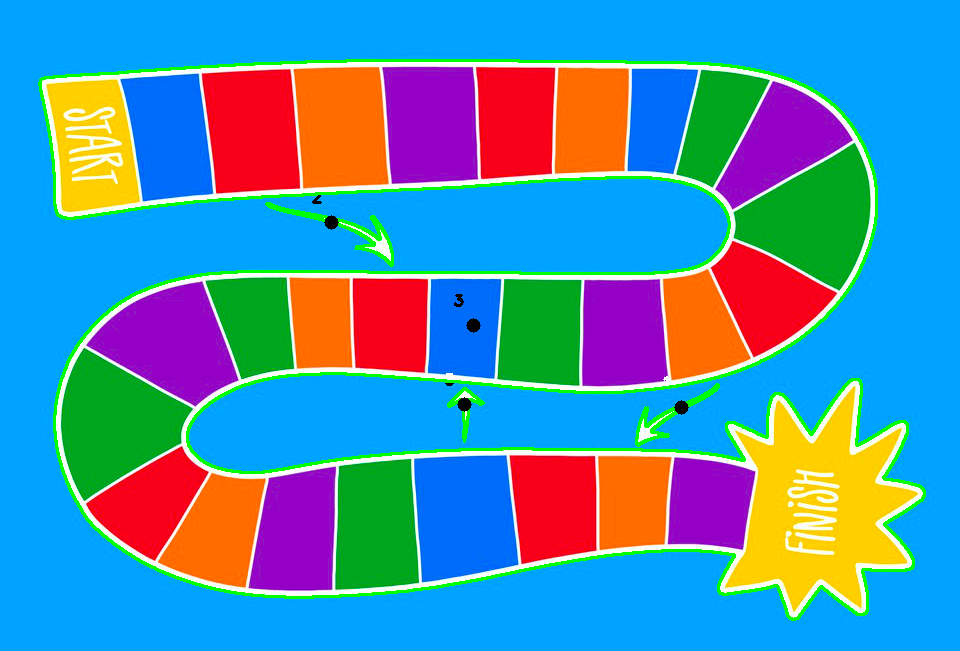
#> input picture input.png, 960 x 651 px
$ python countShapes.py
#> lines starting #> are read from the running program, lines starting #| are printed output that depends on the picture; after the words box and inside, x2 and y2 are one past the last pixel; in counts of white or black regions, pixels touching at a corner belong together
import cv2
import numpy as np

# load image
img = cv2.imread("input.png");
#> img is the input picture: shape (651, 960, 3); mean B, G, R 174, 141.1, 77.2

# mask
gray = cv2.cvtColor(img, cv2.COLOR_BGR2GRAY);
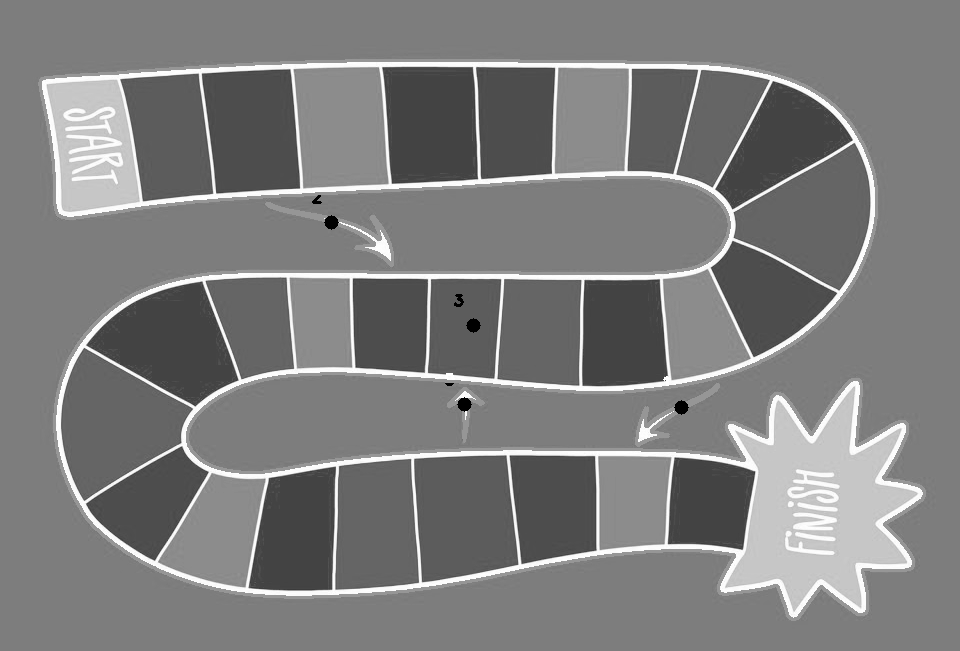
#> gray: shape (651, 960); min 0, max 255, mean 125.8
mask = cv2.inRange(gray, 240, 255);
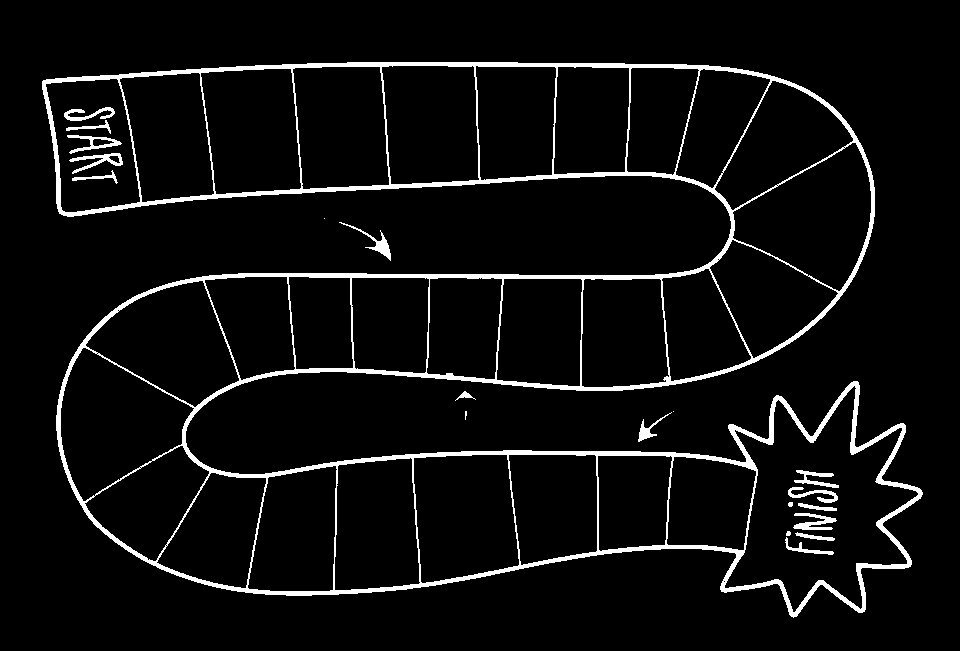
#> mask: shape (651, 960); 5.5% white; 20 white regions (3 under 20 px), largest, box (x1, y1, x2, y2) and area: (42, 62, 923, 618) 31173, (793, 513, 837, 530) 376, (69, 153, 123, 174) 358

# dilate and invert
kernel = np.ones((3,3), np.uint8);
mask = cv2.dilate(mask, kernel, iterations = 1);
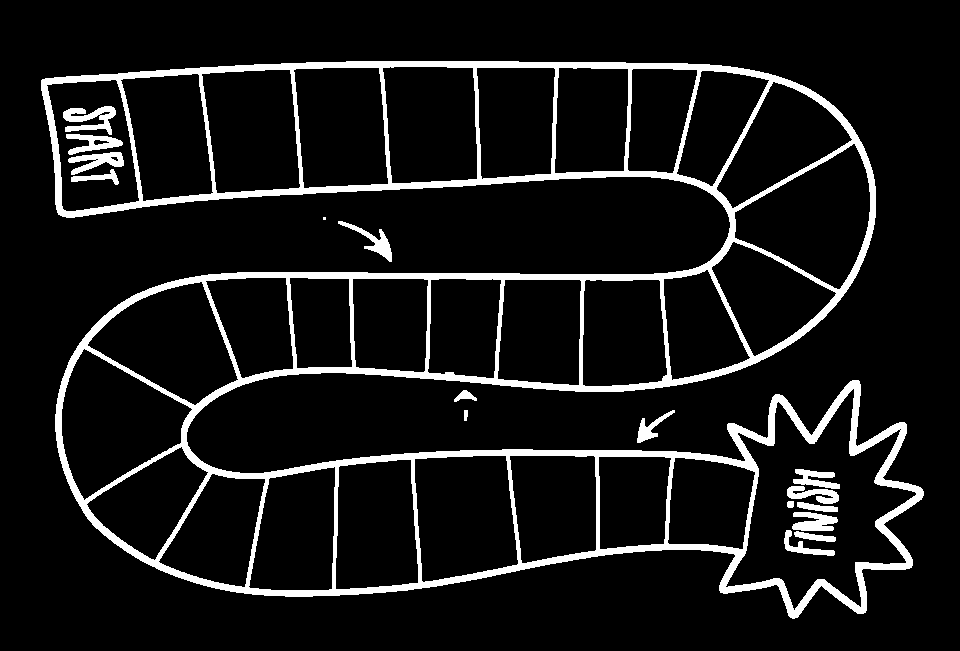
#> mask: shape (651, 960); 9.2% white; 17 white regions (1 under 20 px), largest, box (x1, y1, x2, y2) and area: (41, 61, 924, 619) 51228, (63, 106, 116, 135) 801, (68, 152, 124, 175) 621
mask = cv2.bitwise_not(mask);
#> mask: shape (651, 960); 90.8% white; 17 black regions (1 under 20 px)

# contours
contours, hierarchy = cv2.findContours(mask, cv2.RETR_TREE, cv2.CHAIN_APPROX_SIMPLE);
#> contours = 50 contours, 2 with area under 20; largest, box (x1, y1, x2, y2) and area: (0, 0, 960, 651) 623350, (40, 60, 925, 620) 309602, (726, 389, 916, 610) 20974, (62, 349, 192, 500) 11278, (735, 144, 870, 289) 11262

# remove very large and very small contours
filtered = [];
low = 1000;
high = 100000;
for con in contours:
    area = cv2.contourArea(con);
    if low < area and area < high:
        filtered.append(con);
#> this loop made 50 passes
#> area on passes 2, 3, 4, 5, 7, 8, 9, 10, 11, 12, 13, 14: 444, 53.5, 164, 641, 309602.5, 7246.5, 8453.5, 9324.5, 6311.5, 5813, 7876.5, 10795.5
#> (con, area) on pass 1: ([[0, 0], [0, 650], [959, 650], [959, 0]], 623350)
#> after the loop, filtered = 30 contours; largest, box (x1, y1, x2, y2) and area: (726, 389, 916, 610) 20974, (62, 349, 192, 500) 11278, (735, 144, 870, 289) 11262, (415, 456, 518, 582) 10796, (88, 282, 238, 405) 10392

# draw centers of each
print("Shapes: " + str(len(filtered)));
#| Shapes: 30
for con in filtered:
    M = cv2.moments(con);
    cx = int(M['m10']/M['m00']);
    cy = int(M['m01']/M['m00']);
    cv2.circle(img, (cx, cy), 10, (0, 200, 100), -1);
#> this loop made 30 passes
#> (cx, cy) on passes 1 to 12: (218, 531), (296, 533), (375, 525), (708, 502), (632, 500), (554, 504), (463, 515), (149, 502), (817, 508), (113, 422), (170, 342), (622, 332)
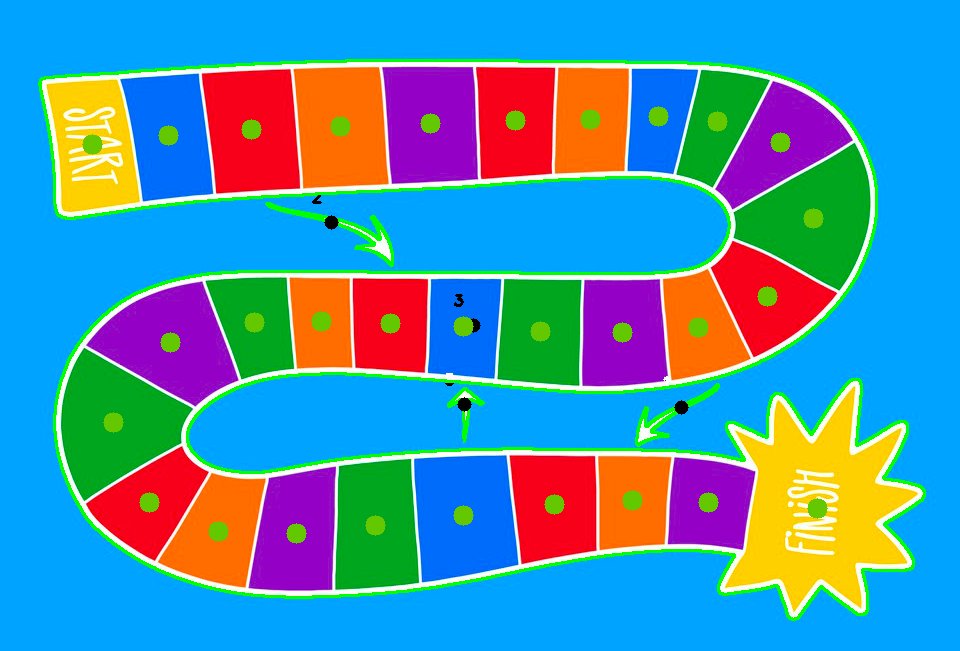
#> img: shape (651, 960, 3); 1.52% of pixels changed, all inside (x1, y1, x2, y2) = (82, 106, 828, 544)
